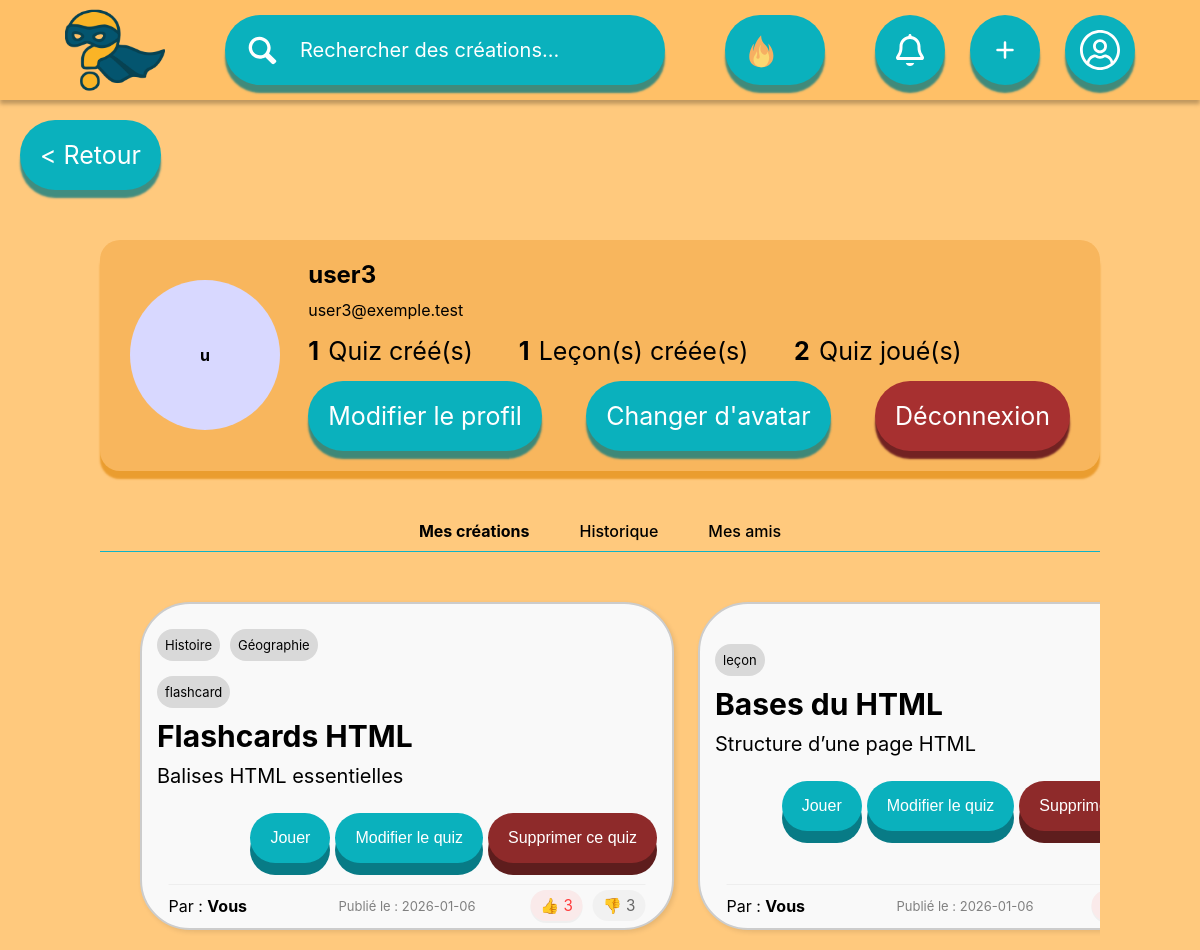
The app's page /?page=profil (signed in) with its own data.
### tables this page shows
CREATE TABLE users(
                id INTEGER PRIMARY KEY AUTOINCREMENT,
                username TEXT NOT NULL,
                password TEXT NOT NULL,
                email TEXT NOT NULL,
                description TEXT DEFAULT '',
                admin BOOLEAN DEFAULT 0, picture_path TEXT DEFAULT NULL,
                UNIQUE(email)
            );

CREATE TABLE quiz(
                id INTEGER PRIMARY KEY AUTOINCREMENT,
                user_id INTEGER,
                title TEXT NOT NULL,
                description TEXT,
                difficulty INTEGER,
                disponibilite TEXT,
                date DATE,
                genre TEXT NOT NULL,
                FOREIGN KEY (user_id) REFERENCES users(id) ON DELETE CASCADE,
                CHECK (genre IN ('flashcard','standard','test')),
                CHECK (disponibilite IN ('public','private','ami'))
            );

CREATE TABLE Lecon(
                id INTEGER PRIMARY KEY AUTOINCREMENT,
                user_id INTEGER NOT NULL,
                quiz_id INTEGER,
                title TEXT NOT NULL,
                description TEXT,
                disponibilite TEXT,
                date DATE DEFAULT CURRENT_DATE,
                FOREIGN KEY (user_id) REFERENCES users(id) ON DELETE CASCADE,
                FOREIGN KEY (quiz_id) REFERENCES quiz(id) ON DELETE CASCADE,
                CHECK (disponibilite IN ('public','private','ami'))
            );

### config/config.php (called while the page is built, shortened)
<?php
function getDbConnection()
{
    try {
        $conn = new PDO("sqlite:" . ROOT . "/database/database.db");
        $conn->setAttribute(PDO::ATTR_ERRMODE, PDO::ERRMODE_EXCEPTION);
        $conn->setAttribute(PDO::ATTR_TIMEOUT, 5000);
        $conn->exec("PRAGMA journal_mode = WAL");
    } catch (PDOException $e) {
        die("Connection failed: " . $e->getMessage());
    } catch (Exception $e) {
        die("Error: " . $e->getMessage());
    }
    return $conn;
}

### src/models/ProfileModel.php (called while the page is built, shortened)
<?php
class ProfileModel
{
    private $db;
    public function __construct($db)
    {
        $this->db = $db;
    }
    public function getCredentials(string $id)
    {
        $stmt = $this->db->prepare("SELECT * FROM users WHERE id = ?");
        $stmt->execute([$id]);
        return $stmt->fetch(PDO::FETCH_ASSOC);
    }
    public function getQuizCreated(int $id): int
    {
        $stmt = $this->db->prepare("SELECT COUNT(id) AS total FROM quiz WHERE user_id = ?");
        $stmt->execute([$id]);
        $result = $stmt->fetch(PDO::FETCH_ASSOC);
        return (int)$result['total'];
    }
    public function getLessonsCreated(int $id): int
    {
        $stmt = $this->db->prepare("SELECT COUNT(id) AS total FROM lecon WHERE user_id = ?");
        $stmt->execute([$id]);
        $result = $stmt->fetch(PDO::FETCH_ASSOC);
        return (int)$result['total'];
    }
    public function getGamesNumber(int|string $id): int
    {
        $stmt = $this->db->prepare("SELECT COUNT(id) AS resultat FROM resultat WHERE user_id = ?");
        $stmt->execute([$id]);
        $result = $stmt->fetch(PDO::FETCH_ASSOC);
        return (int)$result['resultat'];
    }
}

### src/models/HomeModel.php (called while the page is built, shortened)
<?php
class HomeModel
{
    private $db;
    public function __construct($db)
    {
        $this->db = $db;
    }
    public function getAllCreationsByUser(string|int $id): array
    {
        $stmt = $this->db->prepare("
            SELECT
                q.id,
                q.genre AS genre,
                q.date,
                u.username AS user_name,
                (
                    SELECT GROUP_CONCAT(DISTINCT c.categorieName)
                    FROM categorie_quiz cq
                    JOIN categories c ON c.id = cq.category_id
                    WHERE cq.quiz_id = q.id
                ) AS categories,
                q.title,
                q.difficulty,
                q.description,
                (SELECT COUNT(*) FROM likes l WHERE l.quiz_id = q.id) AS nbjaime,
                (SELECT COUNT(*) FROM dislikes d WHERE d.quiz_id = q.id) AS nbjaimepas
            FROM quiz q
            JOIN users u ON u.id = q.user_id
            WHERE u.id = :id
            ORDER BY nbjaime - nbjaimepas DESC
        ");
        $stmt->execute(['id' => $id]);
        $results = $stmt->fetchAll(PDO::FETCH_ASSOC);
        return $results;
    }
}

### src/models/LessonModel.php (called while the page is built, shortened)
<?php
class LessonModel
{
    private $db;
    public function __construct($db)
    {
        $this->db = $db;
    }
    public function getAllInfoLessonsByUser(string|int $id): array|false
    {
        $stmt = $this->db->prepare("
        SELECT
            l.id AS id,
            l.title AS title,
            l.description AS description,
            l.date AS date,
            'leçon' AS genre,
            u.id AS user_id,
            u.username AS user_name,
            COALESCE(
                (
                    SELECT GROUP_CONCAT(DISTINCT c.categorieName)
                    FROM categorie_lecon cq
                    JOIN categories c ON c.id = cq.category_id
                    WHERE cq.lesson_id = l.id
                ),
                (
                    SELECT GROUP_CONCAT(DISTINCT c.categorieName)
                    FROM categorie_lecon cl
                    JOIN categories c ON c.id = cl.category_id
                    WHERE cl.lesson_id = l.id
                )
            ) AS categories,
            (SELECT COUNT(*) FROM likesLecon l2 WHERE l2.lecon_id = l.id) AS nbjaime,
            (SELECT COUNT(*) FROM dislikesLecon d2 WHERE d2.lecon_id = l.id) AS nbjaimepas
        FROM lecon l
        JOIN users u ON u.id = l.user_id
        WHERE l.user_id = ?
        ORDER BY l.date DESC
    ");
        $stmt->execute([$id]);
        $results = $stmt->fetchAll(PDO::FETCH_ASSOC);
        return $results;
    }
}

### src/views/profil.php (the view, shortened to what this page needs)
<?php
require_once 'partials/header.php';
?>
<link rel="stylesheet" href="https://cdnjs.cloudflare.com/ajax/libs/font-awesome/7.0.1/css/all.min.css">
</head>
<body>
    <button onclick="window.location.href='?page=home'" class="button" style="margin: 20px 0 0 20px"><span></span>
        <p>&lt; Retour</p>
    </button>
    <div class="container">
        <div class="profile-card">
            <?php if ($infosUser['picture_path'] !== null) : ?>
                <img
                    src="<?= htmlspecialchars($infosUser['picture_path']) ?>"
                    alt="Photo de profil"
                    class="profilPicture">
            <?php else : ?>
                <div class="avatarPrime"><?= htmlspecialchars($infosUser['username'][0]) ?></div>
            <?php endif; ?>
            <div class="info">
                <h2><?= $infosUser['username'] ?></h2>
                <p class="username"><?= $infosUser['email'] ?></p>
                <div class="stats">
                    <div>
                        <span class="number"><?= $creation ?></span>
                        <span class="label">Quiz créé(s)</span>
                    </div>
                    <div>
                        <span class="number"><?= $lessonCreated ?></span>
                        <span class="label">Leçon(s) créée(s)</span>
                    </div>
                    <div>
                        <span class="number"><?= $played ?></span>
                        <span class="label">Quiz joué(s)</span>
                    </div>
                </div>
                <div class="action">
                    <button id="editProfil" class="button"><span></span>
                        <p>Modifier le profil</p>
                    </button>
                    <form method="POST" action="?page=profil&action=uploadPicture" enctype="multipart/form-data" id="avatarForm">
                        <button type="button" class="button" id="uploadBtn"><span></span>
                            <p>Changer d'avatar</p>
                        </button>
                    </form>
                    <button class="button signalement" onclick="window.location.href='?page=log&typelog=logout'"><span></span>
                        <p>Déconnexion</p>
                    </button>
                </div>
            </div>
        </div>
        <div class="tabs">
            <span class="<?= $activeTab === 'creations' ? 'active' : '' ?>"
                onclick="window.location.href='?page=profil'">
                Mes créations
            </span>
            <span class="<?= $activeTab === 'history' ? 'active' : '' ?>"
                onclick="window.location.href='?page=profil&action=showHistory'">
                Historique
            </span>
            <span class="<?= $activeTab === 'friends' ? 'active' : '' ?>"
                onclick="window.location.href='?page=profil&action=displayFriends'">
                Mes amis
            </span>
        </div>
        <div class="quiz-container">
            <?php if (isset($friends)) : ?>
                <?php if ($friends === false) : ?>
                    <p>
                        Vous n'avez pas d'amis pour le moment.
                        <a href="?page=notification">Cliquez ici pour en ajouter</a>
                    </p>
                <?php else : ?>
                    <?php foreach ($friends as $friend) : ?>
                        <div class="friend-card">
                            <?php if ($friend['friend_picture']) : ?>
                                <img
                                    src="<?= htmlspecialchars($friend['friend_picture']) ?>"
                                    alt="Photo de profil"
                                    class="avatar">
                            <?php else : ?>
                                <div class="avatar"><?= htmlspecialchars($friend['friend_name'][0]) ?></div>
                            <?php endif; ?>
                            <div>
                                <h3><?= htmlspecialchars($friend['friend_name']) ?></h3>
                                <p><?= htmlspecialchars($friend['friend_email']) ?></p>
                                <button data-action="deleteFriend" data-title="<?= $friend['friend_name'] ?>" data-id="<?= $friend['friend_id'] ?>" class="deleteFriend">Supprimer cet ami</button>
                            </div>
                        </div>
                    <?php endforeach; ?>
                <?php endif; ?>
            <?php elseif (isset($quiz)) : ?>
                <?php if ($quiz === false) : ?>
                    <p class="no-content">Vous avez réalisé aucun quiz pour le moment.</p>
                <?php else : ?>
                    <div class="newCreations">
                        <?php for ($i = 0; $i < count($quiz); $i++): ?>
                            <article class="quiz">
                                <div class="quiz-cat">
                                    <?php if (!empty($quiz[$i]['categories'])): ?>
                                        <?php foreach ($quiz[$i]['categories'] as $cat): ?>
                                            <span class="category"><?= htmlspecialchars($cat) ?></span>
                                        <?php endforeach; ?>
                                    <?php endif; ?>
                                </div>
                                <p class="quiz-genre"><?= htmlspecialchars($quiz[$i]['genre'] ?? '') ?></p>
                                <br>
                                <p class="quiz-title"><?= htmlspecialchars($quiz[$i]['title'] ?? '') ?></p>
                                <br>
                                <p class="quiz-description"><?= htmlspecialchars($quiz[$i]['description'] ?? '') ?></p>
                                <br>
                                <br>
                                <div class="editQuizPart">
                                    <button
                                        class="deleteQuiz"
                                        data-id="<?= $quiz[$i]['id'] ?>"
                                        data-title="<?= htmlspecialchars($quiz[$i]['title']) ?>"
                                        data-genre="<?= $quiz[$i]['genre'] ?>"
                                        data-action="deleteQuiz">
                                        <?= $quiz[$i]['genre'] == 'leçon' ? 'Supprimer cette leçon' : 'Supprimer ce quiz' ?>
                                    </button>
                                    <button id="editQuiz" onclick="window.location.href='?page=<?= $quiz[$i]['genre'] ?>&categorie=modify&id=<?= $quiz[$i]['id'] ?>'"><?= $quiz[$i]['genre'] == 'lesson' ? 'Modifier la leçon' : ' Modifier le quiz' ?></button>
                                    <button id="playQuiz" onclick="window.location.href='./?page=<?= $quiz[$i]['genre'] == 'test' ? 'pageInterQuiz' : $quiz[$i]['genre'] ?>&id=<?= $quiz[$i]['id'] ?> <?= $quiz[$i]['genre'] == 'lesson' ? '&categorie=view' : '' ?> <?= $quiz[$i]['genre'] == 'flashcard' ? '&action=start' : '' ?> <?= $quiz[$i]['genre'] == 'test' ? '&type=test' : '' ?>'">Jouer</button>
                                </div>
                                <div class="quiz-footer">
                                    <p class="quiz-auteur">Par : <span class="author">Vous</span></p>
                                    <p class="quiz-date">Publié le : <?= htmlspecialchars($quiz[$i]['date'] ?? '') ?></p>
                                    <div class="quiz-reactions">
                                        <span class="reaction like">👍 <?= htmlspecialchars($quiz[$i]['nbjaime'] ?? 0) ?></span>
                                        <span class="reaction dislike">👎 <?= htmlspecialchars($quiz[$i]['nbjaimepas'] ?? 0) ?></span>
                                    </div>
                            </article>
                        <?php endfor; ?>
                    <?php endif; ?>
                    <?php else :  ?>
                        <p class="no-content">Vous n'avez créé aucun quiz pour le moment.</p>
                    <?php endif; ?>
                    </div>
                    </div>
</body>
</html>

### records on screen
users: username "u", username "user3", email "user3@exemple.test"
quiz: cat "Histoire", cat "Géographie", genre "flashcard", title "Flashcards HTML", description "Balises HTML essentielles", shows "Supprimer ce quiz", shows "Modifier le quiz", date "2026-01-06", nbjaime "3", nbjaimepas "3"
lecon: genre "leçon", title "Bases du HTML", description "Structure d’une page HTML", shows "Supprimer cette leçon", date "2026-01-06"

### other values on screen
$creation "1"
$lessonCreated "1"
$played "2"
